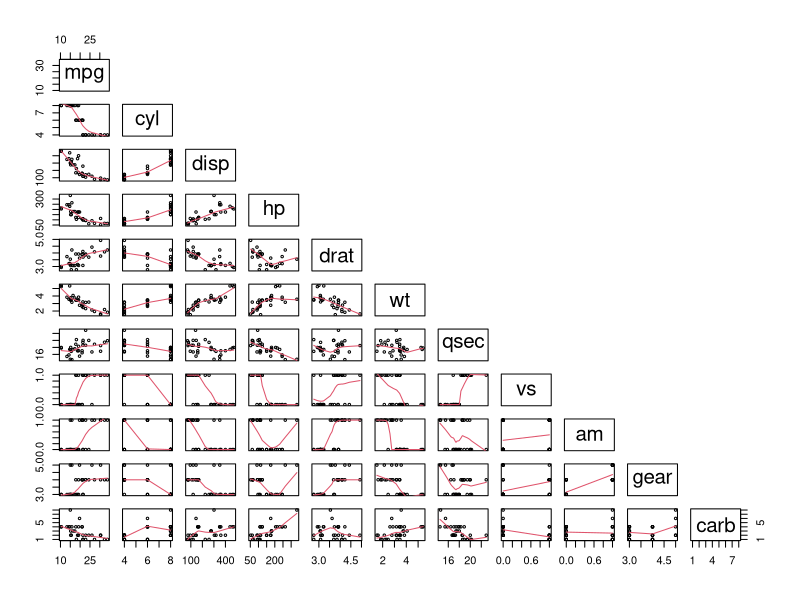
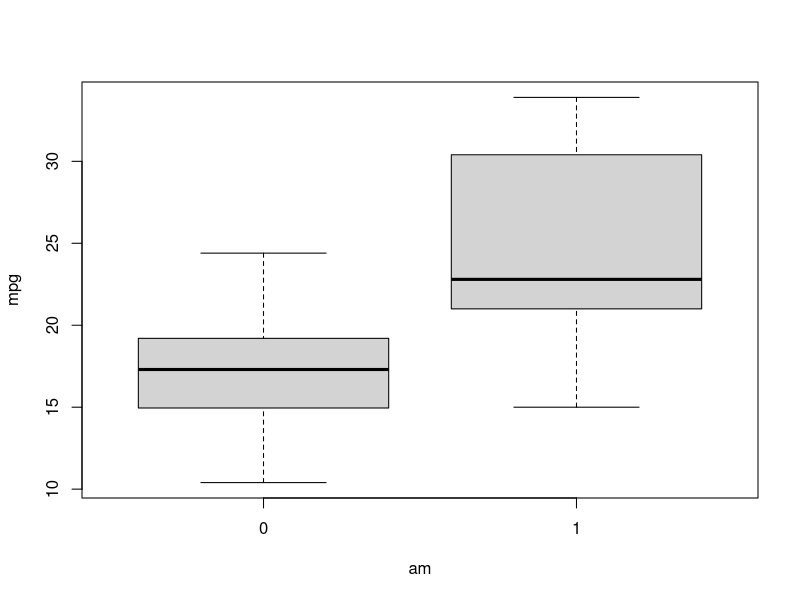
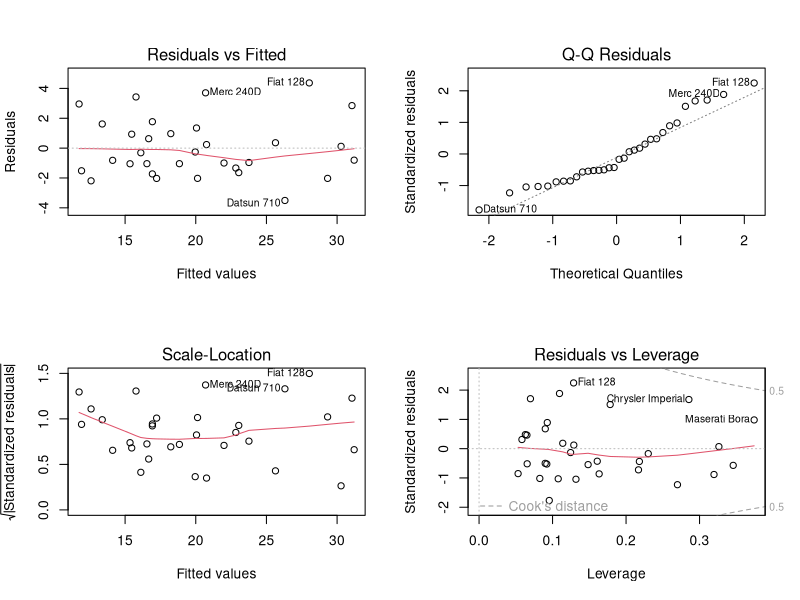

Write the R code that produced these figures, in order.
## ---- chunk 1
mod1 <- lm(mpg ~ am, mtcars)
summary(mod1)$coef
## ---- chunk 2
mod2 <- lm(mpg ~ am + wt, mtcars)
summary(mod2)$coef
## ---- chunk 3
mod3 <- lm(mpg ~ am * wt, mtcars)
summary(mod3)$coef
## ---- chunk 4
mod4a <- lm(mpg ~ . + am * wt, mtcars)
mod4b <- step(mod4a, direction = "both", trace = 0)
summary(mod4b)$coef
## ---- chunk 5
pairs(mtcars, panel = panel.smooth, cex = 0.5, upper.panel = NULL)
## ---- chunk 6
boxplot(mpg ~ am, mtcars, ylab = 'mpg')
## ---- chunk 7
par(mfrow = c(2, 2))
plot(mod4b)
